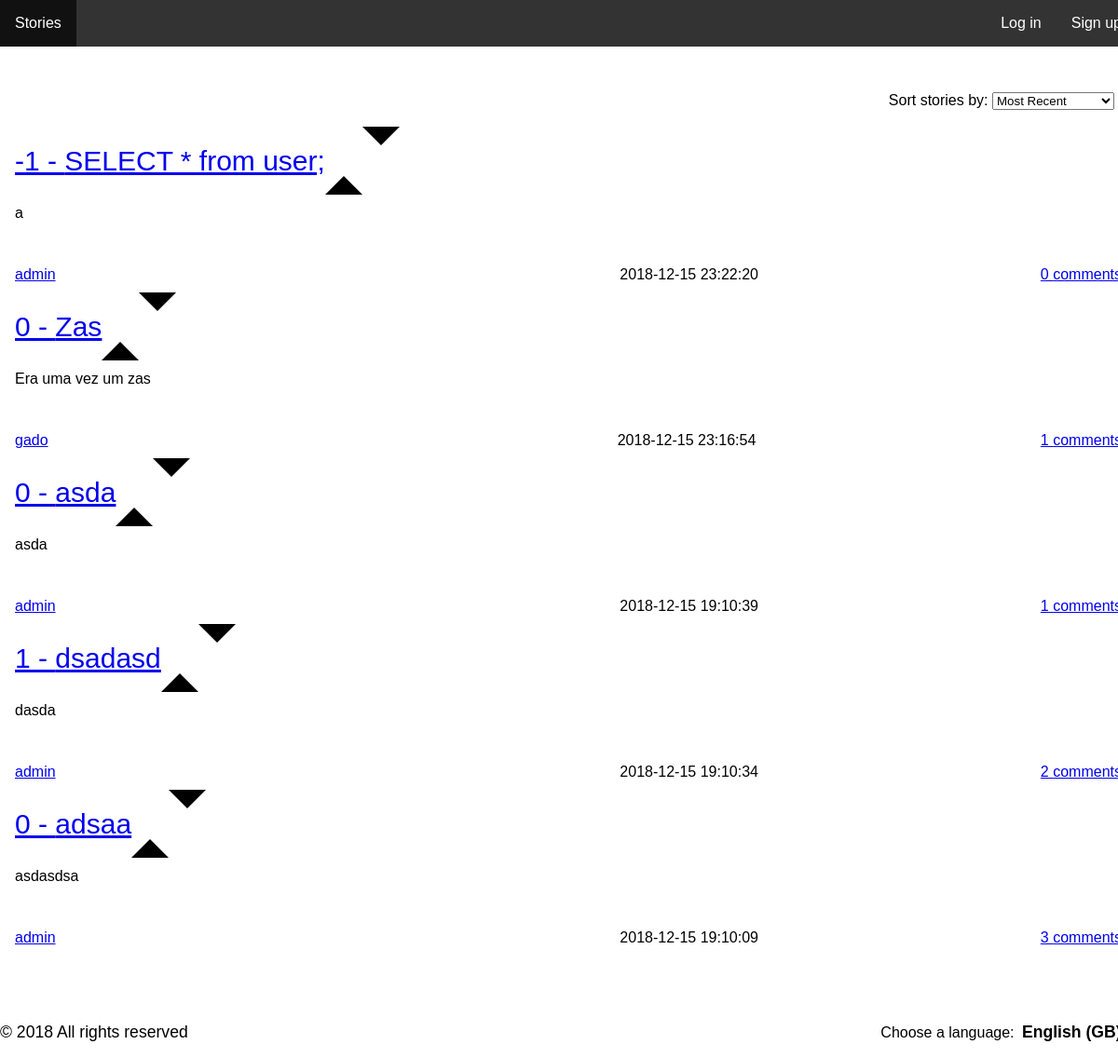
The page /pages/stories.php on the database as committed earlier.
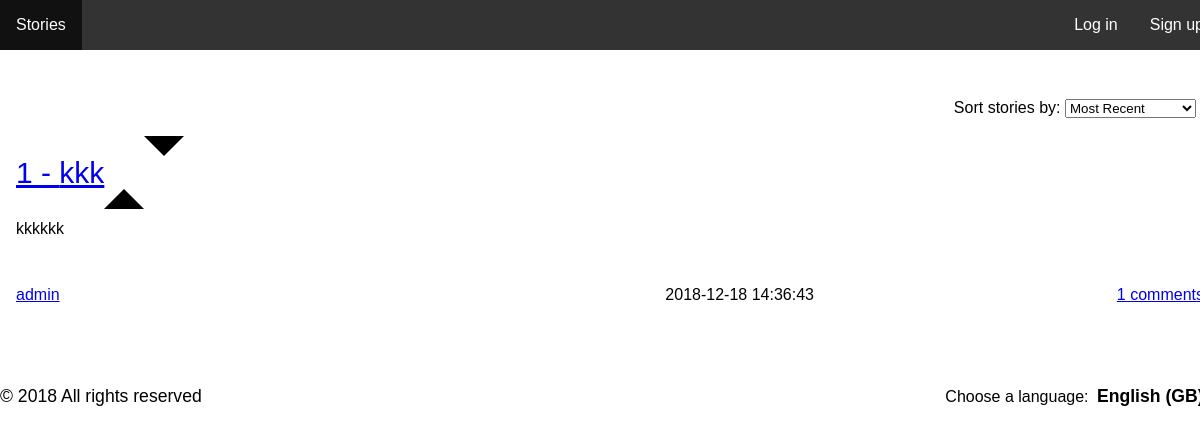
The same page on the database as committed later.
### tables this page shows
CREATE TABLE story (    
    id INTEGER PRIMARY KEY AUTOINCREMENT NOT NULL,
    channel_id INTEGER,
    user_id INTEGER,
    title VARCHAR NOT NULL,
    description VARCHAR NOT NULL,
    date DATETIME NOT NULL,
    karma INTEGER,
        FOREIGN KEY (channel_id) REFERENCES channel(id),
        FOREIGN KEY (user_id) REFERENCES user(id)
);

### pages/stories.php (called while the page is built)
<?php
	include_once('../config/init.php');
	include_once('../templates/header.php');
	include_once('../database/story.php');
	if(isset($_GET['sort'])) {
		$stories = getAllStories($_GET['sort']);
		$sort = $_GET['sort'];
	} else
		$stories = getAllStories("recent");
	include_once('../templates/list_stories.php');
	include_once('../templates/footer.php');
?>

### database/story.php (called while the page is built, shortened)
<?php
	function getAllStories($sort) {
		global $conn;
		switch($sort){
			case "recent":
				$stmt = $conn->prepare("SELECT story.*, COUNT(comment.story_id) as nrComm, user.username as usrname FROM story left join comment on story.id=comment.story_id left join user on story.user_id=user.id group by comment.story_id ORDER BY `date` DESC");
				break;
		}
		$stmt->execute();
		return $stmt->fetchAll();
	}
?>

### templates/list_stories.php (the view, shortened to what this page needs)
<section id="stories">
	<form action="../actions/action_sort.php" method="POST" id='sort'>
		<div class="form-group">
		        <label for="sorting">Sort stories by: </label>
		        <select id="sorting" name="sort">
		            <option value="recent" <?php echo ( isset($sort) && $sort == 'recent' ? 'selected' : ''); ?>>Most Recent</option>
		        </select>
				</div>
		</form>
	<?php foreach ($stories as $key => $story) { ?>
		<article id = 'story'>
			<header>
				<h1>
					<a href="../pages/story.php?id=<?php echo $story['id']; ?>">
						<?php echo $story['karma']; ?> - <?php echo $story['title']; ?>
					</a>
					<a class="arrow-up" href="../actions/action_story_upvote.php?id=<?php echo $story['id']; ?>" class="upvote"></a>
					<a class="arrow-down" href="../actions/action_story_downvote.php?id=<?php echo $story['id']; ?>" class="downvote"></a>
				</h1>
			</header>
			<div class="description">
				<?php echo $story['description']; ?>
			</div>
			<footer>
				<a class="author" href="../pages/profile.php?profile=<?php echo $story['usrname']; ?>"><?php echo $story['usrname']; ?></a>
				<span class="date">
					<?php echo $story['date']; ?>
				</span>
				<a class="comments" href="../pages/story.php?id=<?php echo $story['id']; ?>"><?php echo $story['nrComm']; ?> comments</a>
			</footer>
		</article>
		<?php } ?>
</section>

### templates/header.php (shortened to what this page needs)
<!DOCTYPE html>
<html lang="en">
    <head>
		    <link rel="stylesheet" href="../css/allpages.css">
        <link rel="stylesheet" href="../css/main.css">
        <link rel="stylesheet" href="../css/header.css">
    </head>
<body>
  <nav id="navbar">
      <ul>
          <li>
              <a class='stories' href="../pages/stories.php">Stories</a>
          </li>
          <?php if(!isset($_SESSION['username'])) { ?>
            <li style="float:right">
              <a class='register' href="../pages/register.php">Sign up</a>
            </li>
            <li style="float:right">
              <a class='log-in' href="../pages/login.php">Log in</a>
            </li>
          <?php } ?>
      </ul>
  </nav>

### templates/footer.php (shortened to what this page needs)
<footer>
    <p>&copy; 2018 All rights reserved</p>
    <div class="choose-lang">
        <label for="country">Choose a language: </label>
        <select name="country" id="country">
            <option value="eng" id="eng">English (GB)</option>
        </select>
    </div>
</footer>
</body>
</html>

### css/allpages.css (style rules this page uses)
h1 { font-size: 3.75em; }
body { width: 1220px; height: 100vh; margin: 0 auto; font-family: 'Montserrat', sans-serif; -webkit-font-smoothing: antialiased; color: #000000; }
body > footer { grid-column: left / right; grid-row: content-end / footer-end; }
footer { margin-top: 3em; display: flex; flex-direction: row; align-items: baseline; justify-content: space-between; }
footer p { font-family: 'Montserrat Light', sans-serif; font-size: 1.1em; }
footer select { background-color: transparent; border: none; font-weight: bold; font-size: 1.1em; }

### css/main.css (style rules this page uses)
#stories { display: block; padding: 1em; }
#sort { margin-top: 25px; margin-bottom: 25px; text-align: right; }
#sort > * { padding: 0.5em; }
.arrow-up { width: 0; height: 0; border-left: 20px solid transparent; border-right: 20px solid transparent; border-bottom: 20px solid black; }
.arrow-down { width: 0; height: 0; border-left: 20px solid transparent; border-right: 20px solid transparent; border-top: 20px solid black; }
#story > header > h1 { font-size: 30px; font-weight: normal; }

### css/header.css (style rules this page uses)
ul { list-style-type: none; margin: 0; padding: 0; overflow: hidden; background-color: #333333; }
li { float: left; }
li a { display: block; color: white; text-align: center; padding: 16px; text-decoration: none; }

Rows that differ between the two databases and show on the page:
removed story: karma "-1", title "SELECT * from user;", description "a", usrname "admin", date "2018-12-15 23:22:20", nrComm "0"
removed story: karma "0", title "Zas", description "Era uma vez um zas", usrname "gado", date "2018-12-15 23:16:54", nrComm "1"
removed story: karma "0", title "asda", description "asda", usrname "admin", date "2018-12-15 19:10:39", nrComm "1"
removed story: karma "1", title "dsadasd", description "dasda", usrname "admin", date "2018-12-15 19:10:34", nrComm "2"
removed story: karma "0", title "adsaa", description "asdasdsa", usrname "admin", date "2018-12-15 19:10:09", nrComm "3"
added story: karma "1", title "kkk", description "kkkkkk", usrname "admin", date "2018-12-18 14:36:43", nrComm "1"
